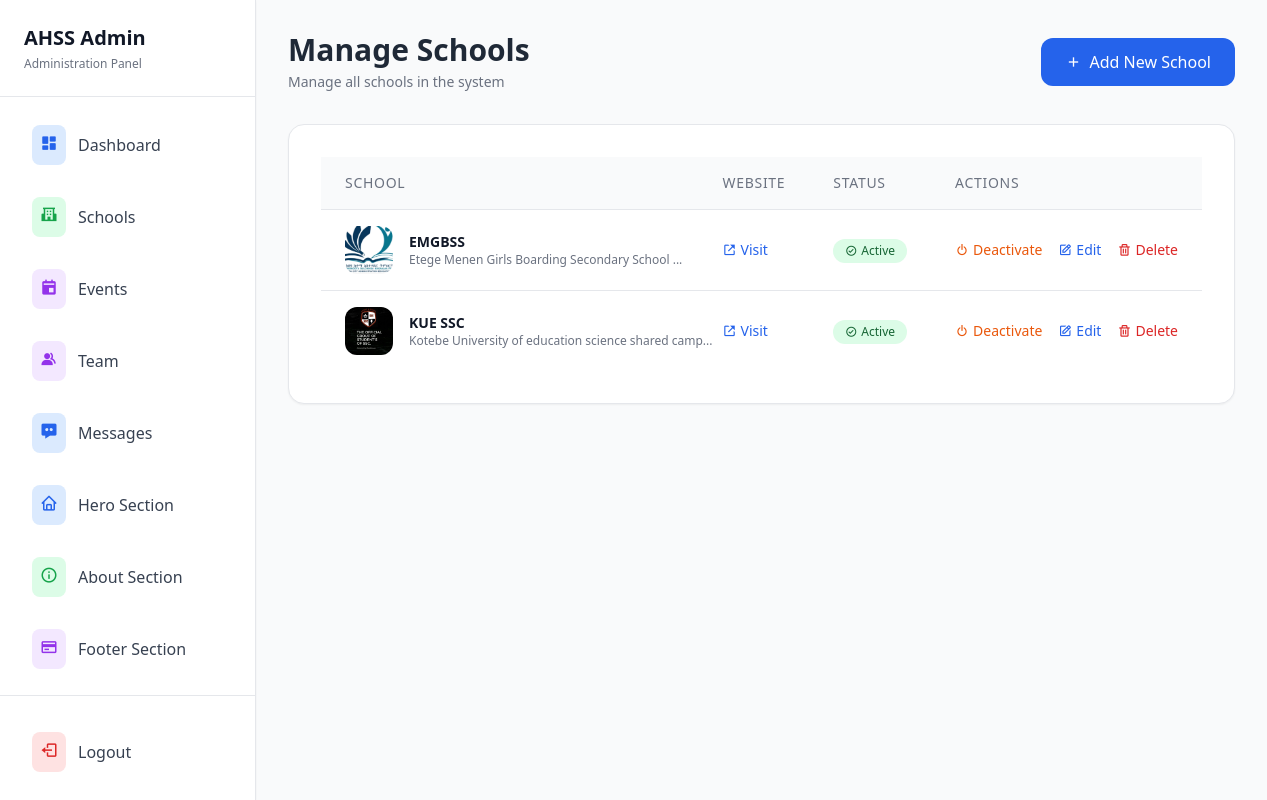
Page /admin/schools (signed in) on the committed database.
### tables this page shows
CREATE TABLE schools
                (id INTEGER PRIMARY KEY AUTOINCREMENT,
                name TEXT NOT NULL,
                description TEXT NOT NULL,
                logo_filename TEXT,
                website_link TEXT,
                students_count INTEGER DEFAULT 0,
                active_clubs INTEGER DEFAULT 0,
                is_active BOOLEAN DEFAULT 1,
                created_at TIMESTAMP DEFAULT CURRENT_TIMESTAMP,
                updated_at TIMESTAMP DEFAULT CURRENT_TIMESTAMP);

### app.py (the view)
@app.route('/admin/schools')
@admin_required
def admin_schools():
    conn = get_db_connection()
    schools = conn.execute('SELECT * FROM schools ORDER BY created_at DESC').fetchall()
    conn.close()
    return render_template('admin/schools.html', schools=schools)

### app.py (called while the page is built)
def get_db_connection():
    conn = sqlite3.connect('site.db')
    conn.row_factory = sqlite3.Row
    return conn

def admin_required(f):
    @wraps(f)
    def decorated_function(*args, **kwargs):
        if 'admin_logged_in' not in session:
            return redirect(url_for('admin_login'))
        return f(*args, **kwargs)
    return decorated_function

### templates/admin/schools.html (shortened to what this page needs)
<!DOCTYPE html>
<html lang="en">
<head>
    <script src="https://cdn.tailwindcss.com"></script>
    <link href='https://unpkg.com/boxicons@2.1.4/css/boxicons.min.css' rel='stylesheet'>
</head>
<body class="bg-gray-50 text-gray-800">
    <div class="flex min-h-screen">
        {% include 'admin/include/sidebar.html' %}
        <main class="lg:ml-64 flex-1 p-8">
            <div class="max-w-7xl mx-auto space-y-8">
                <div class="flex items-center justify-between">
                    <div>
                        <h1 class="text-3xl font-bold">Manage Schools</h1>
                        <p class="text-gray-500 text-sm mt-1">Manage all schools in the system</p>
                    </div>
                    <a href="{{ url_for('new_school') }}"
                       class="bg-blue-600 hover:bg-blue-700 text-white px-6 py-3 rounded-xl font-medium transition duration-200 flex items-center">
                        <i class='bx bx-plus mr-2'></i> Add New School
                    </a>
                </div>
                <div class="bg-white rounded-2xl border border-gray-200 shadow-sm p-8">
                    <div class="overflow-x-auto">
                        <table class="min-w-full divide-y divide-gray-200">
                            <thead class="bg-gray-50">
                                <tr>
                                    <th class="px-6 py-4 text-left text-sm font-medium text-gray-500 uppercase tracking-wider">School</th>
                                    <th class="px-6 py-4 text-left text-sm font-medium text-gray-500 uppercase tracking-wider">Website</th>
                                    <th class="px-6 py-4 text-left text-sm font-medium text-gray-500 uppercase tracking-wider">Status</th>
                                    <th class="px-6 py-4 text-left text-sm font-medium text-gray-500 uppercase tracking-wider">Actions</th>
                                </tr>
                            </thead>
                            <tbody class="bg-white divide-y divide-gray-200">
                                {% for school in schools %}
                                <tr class="hover:bg-gray-50 transition">
                                    <td class="px-6 py-4 whitespace-nowrap">
                                        <div class="flex items-center">
                                            {% if school.logo_filename %}
                                            <img src="{{ url_for('static', filename='uploads/schools/' + school.logo_filename) }}"
                                                 alt="{{ school.name }} logo"
                                                 class="w-12 h-12 object-cover rounded-xl mr-4">
                                            {% else %}
                                            <div class="w-12 h-12 bg-gray-100 rounded-xl flex items-center justify-center mr-4">
                                                <i class='bx bxs-school text-gray-400 text-xl'></i>
                                            </div>
                                            {% endif %}
                                            <div>
                                                <div class="text-sm font-semibold text-gray-900">{{ school.name }}</div>
                                                <div class="text-xs text-gray-500 max-w-xs">{{ school.description[:50] }}...</div>
                                            </div>
                                        </div>
                                    </td>
                                    <td class="px-6 py-4 whitespace-nowrap">
                                        {% if school.website_link %}
                                        <a href="{{ school.website_link }}" target="_blank"
                                           class="text-blue-600 hover:text-blue-800 text-sm flex items-center">
                                            <i class='bx bx-link-external mr-1'></i>
                                            Visit
                                        </a>
                                        {% else %}
                                        <span class="text-gray-400 text-sm">—</span>
                                        {% endif %}
                                    </td>
                                    <td class="px-6 py-4 whitespace-nowrap">
                                        {% if school.is_active %}
                                            <span class="inline-flex items-center px-3 py-1 rounded-full text-xs font-medium bg-green-100 text-green-800">
                                                <i class='bx bx-check-circle mr-1'></i> Active
                                            </span>
                                        {% else %}
                                            <span class="inline-flex items-center px-3 py-1 rounded-full text-xs font-medium bg-red-100 text-red-800">
                                                <i class='bx bx-x-circle mr-1'></i> Inactive
                                            </span>
                                        {% endif %}
                                    </td>
                                    <td class="px-6 py-4 whitespace-nowrap text-sm font-medium">
                                        <div class="flex space-x-4">
                                            <form method="POST" action="{{ url_for('toggle_school_status', school_id=school.id) }}" class="inline">
                                                {% if school.is_active %}
                                                <button type="submit"
                                                        onclick="return confirm('Are you sure you want to deactivate this school?')"
                                                        class="text-orange-600 hover:text-orange-800 flex items-center">
                                                    <i class='bx bx-power-off mr-1'></i> Deactivate
                                                </button>
                                                {% else %}
                                                <button type="submit"
                                                        onclick="return confirm('Are you sure you want to activate this school?')"
                                                        class="text-green-600 hover:text-green-800 flex items-center">
                                                    <i class='bx bx-check mr-1'></i> Activate
                                                </button>
                                                {% endif %}
                                            </form>
                                            <a href="{{ url_for('edit_school', school_id=school.id) }}"
                                               class="text-blue-600 hover:text-blue-800 flex items-center">
                                                <i class='bx bx-edit mr-1'></i> Edit
                                            </a>
                                            <a href="{{ url_for('delete_school', school_id=school.id) }}"
                                               onclick="return confirm('Are you sure you want to delete this school?')"
                                               class="text-red-600 hover:text-red-800 flex items-center">
                                                <i class='bx bx-trash mr-1'></i> Delete
                                            </a>
                                        </div>
                                    </td>
                                </tr>
                                {% endfor %}
                            </tbody>
                        </table>
                    </div>
                </div>
            </div>
        </main>
    </div>
</body>
</html>

### rows in the picture
schools: logo_filename (picture), name "EMGBSS", description "Etege Menen Girls Boarding Secondary School", is_active True (drawn)
schools: logo_filename (picture), name "KUE SSC", description "Kotebe University of education science shared camp", is_active True (drawn)
